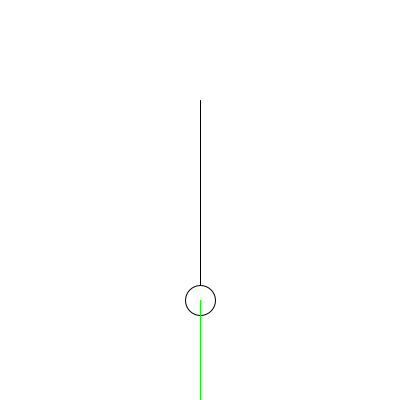
Frame 1 (no input)
Frame 60 (the mouse pressed at the canvas centre just before this capture): identical to frame 1, image omitted
Frame 120 (the mouse held since frame 60 and released just before this capture): identical to frame 1, image omitted

The Processing sketch that drew this single still picture (run headless with seeded random() and noise(); from frame 60 on, the mouse is pressed at the canvas centre):

// Processing sketch: week05_05_pendulum_cos_sin_draw_line
// ── week05_05_pendulum_cos_sin_draw_line.pde
//week05_05_pendulum_cos_sin_draw_line
void setup(){
  size(400,400);
}
float x=200,y=300;
void draw(){
  background(255);
  stroke(0);
  line (200,100,x,y);
  ellipse(x,y,30,30);
  stroke(255,0,0);
  line(x,y,x,y+100);
  PVector d=new PVector(x-200,y-100).normalize();
  PVector d2=new PVector(0,1);
  float g =PVector.dot(d,d2);
  d.mult(100*g);
  stroke(0,255,0);
  line(x,y,x+d.x,y+d.y);
}
void mouseDragged(){
  x=mouseX;
  y=mouseY;
}
